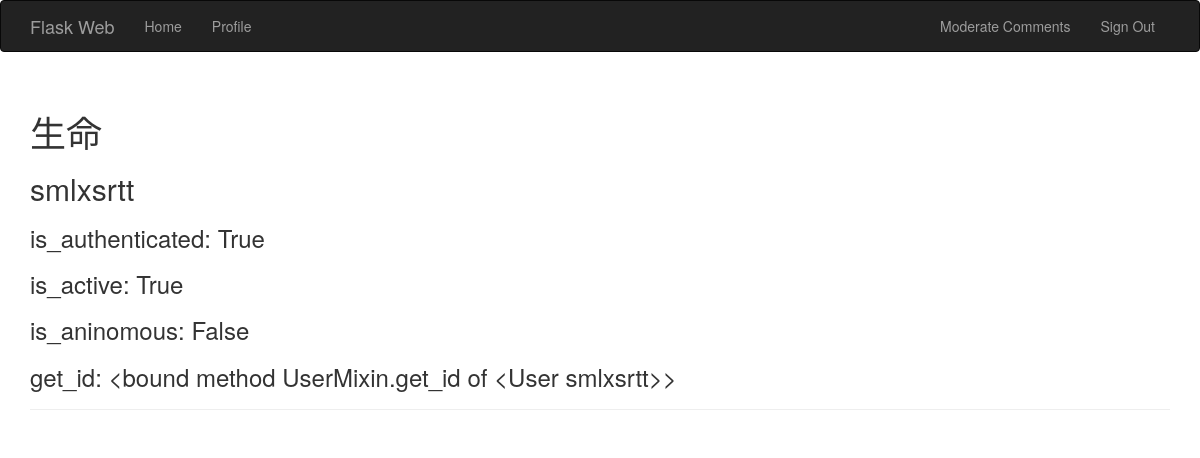
Screenshot of /home (signed in) with the database file from the repository.
### app/models.py (models this page shows, shortened)
class User(UserMixin, db.Model):
	__tablename__ = 'users'
	id = db.Column(db.Integer, primary_key = True)
	email = db.Column(db.String(64), unique=True, index=True)
	username = db.Column(db.String(64), unique = True)
	password_hash = db.Column(db.String(128))
	role_id = db.Column(db.Integer, db.ForeignKey('roles.id'))
	confirmed = db.Column(db.Boolean, default=False)
	name = db.Column(db.String(64))
	location = db.Column(db.String(64))
	about_me = db.Column(db.Text())
	member_since =db.Column(db.DateTime(), default=datetime.utcnow)
	last_seen = db.Column(db.DateTime(), default=datetime.utcnow)
	avatar_hash = db.Column(db.String(32))
	posts = db.relationship('Post', backref='au', lazy='dynamic')
	followed = db.relationship('Follow',
								foreign_keys=[Follow.follower_id],
								backref=db.backref('follower', lazy='joined'),
								lazy='dynamic',
								cascade='all, delete-orphan')
	followers = db.relationship('Follow',
								foreign_keys=[Follow.followed_id],
								backref=db.backref('followed', lazy='joined'),
								lazy='dynamic',
								cascade='all, delete-orphan')
	comments = db.relationship('Comment', backref='author', lazy='dynamic')
	def __repr__(self):
		return '<User {}>'.format(self.username)
	@property
	def password(self):
		raise AttributeError('password is not a readable attribute')
	def can(self, permissions):
		return self.role is not None and \
				(self.role.permissions & permissions) == permissions
	def ping(self):
		self.last_seen = datetime.utcnow()
		db.session.add(self)

### app/main/views.py (the view)
@main.route('/home')
def home():
	return render_template('home.html')

### app/auth/views.py (called while the page is built)
@auth.before_app_request
def before_request():
	print('into before_request...............')
	print('is_authenticated...............{}'.format(current_user.is_authenticated))
	print('request................{}'.format(request))
	if current_user.is_authenticated:
		current_user.ping()
		if not current_user.confirmed and request.endpoint[:5] != 'auth.' and request.endpoint != 'static':
			return redirect(url_for('auth.unconfirmed'))

### app/main/__init__.py (called while the page is built)
@main.app_context_processor
def inject_permission():
	return dict(Permission=Permission)

### app/main/views.py (called while the page is built)
@main.after_app_request
def after_app_request(response):
	for query in get_debug_queries():
		if query.duration > current_app.config['FLASKY_SLOW_DB_QUERY_TIME']:
			current_app.logger.warning(
				'Slow query: {}\nParameters: {}\nnDuration: {}\nContext: {}\n'.format(
					query.statement, query.parameters, query.duration, query.context))
	return response

### app/models.py (called while the page is built)
@login_manager.user_loader
def load_user(user_id):
	print('into...load_user{}'.format(user_id))
	return User.query.get(int(user_id))

### app/templates/home.html
<!DOCTYPE html>
{% extends 'bootstrap_base.html' %}
{% block page_content %}
<div class="page-header">
	<h1>生命</h1>
	{% if current_user.is_authenticated %}
	<h2>{{ current_user.username }}</h2>
	{% else %}
	<h2>Stranger</h2>
	{% endif %}
	<h3>is_authenticated: {{current_user.is_authenticated}}</h3>
	<h3>is_active: {{current_user.is_active}}</h3>
	<h3>is_aninomous: {{current_user.is_anonymous}}</h3>
	<h3>get_id: {{current_user.get_id}}</h3>
</div>
{% endblock %}

### rows the page displays
User: username "smlxsrtt", get_id "<bound method UserMixin.get_id of <User smlxsrtt>>"

### other values shown
{{ current_user.is_authenticated }} "True"
{{ current_user.is_active }} "True"
{{ current_user.is_anonymous }} "False"
